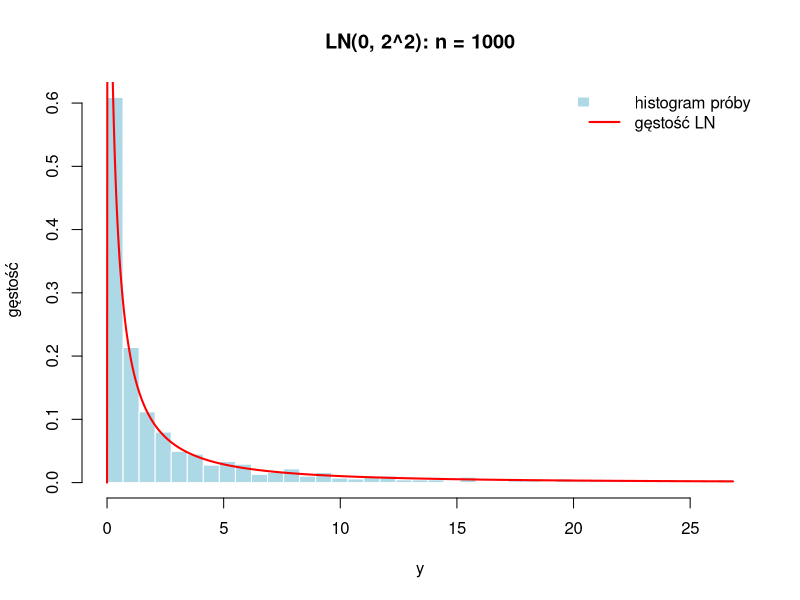
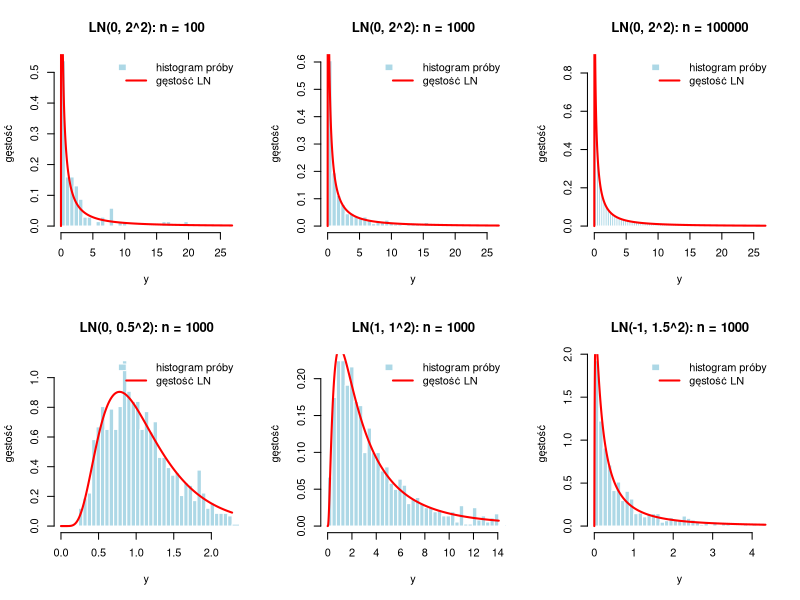

Write the R code that produced these figures, in order.
# ------------------------------------------------------------
# Wygeneruj próbę 1000-elementową: x_1, ..., x_1000 z rozkładu normalnego 
# X ~ N(0, 2^2). Dla każdej z wygenerowanych wartości oblicz: 
# y_i = exp(x_i), i = 1, ..., 1000. Narysuj na jednym rysunku histogram 
# danych y_1, ..., y_1000 oraz wykres gęstości rozkładu log-normalnego LN(0, 2^2). 
# Poeksperymentuj z innymi parametrami i długościami prób.
# ------------------------------------------------------------

set.seed(123)

rysuj_lognormal <- function(n = 1000, mu = 0, sigma = 2, k = 40, p_ucieto = 0.95) {
  
  # rnorm przyjmuje odchylenie standardowe, nie wariancję
  x <- rnorm(n, mean = mu, sd = sigma)
  y <- exp(x)
  
  # Rozkład log-normalny ma bardzo ciężki prawy ogon, więc oś X ucinamy
  # na kwantylu teoretycznym (p_ucieto), a ostatni przedział histogramu
  # obejmuje resztę obserwacji (słupki o różnej szerokości,
  # freq = FALSE zapewnia poprawną skalę gęstości).
  granica <- qlnorm(p_ucieto, meanlog = mu, sdlog = sigma)
  breaks  <- c(seq(0, granica, length.out = k), max(y, granica) + 1)
  
  hist(y,
       breaks = breaks,
       freq   = FALSE,
       xlim   = c(0, granica),
       col    = "lightblue",
       border = "white",
       main   = sprintf("LN(%g, %g^2): n = %d", mu, sigma, n),
       xlab   = "y",
       ylab   = "gęstość")
  
  # 3. Teoretyczna gęstość rozkładu log-normalnego
  curve(dlnorm(x, meanlog = mu, sdlog = sigma),
        from = 1e-6, to = granica,
        n = 1000, add = TRUE, col = "red", lwd = 2)
  
  legend("topright",
         legend = c("histogram próby", "gęstość LN"),
         fill   = c("lightblue", NA),
         border = c("white", NA),
         lty    = c(NA, 1), lwd = c(NA, 2),
         col    = c(NA, "red"),
         bty    = "n")
  
  invisible(y)
}

# n = 1000, X ~ N(0, 2^2)
rysuj_lognormal(n = 1000, mu = 0, sigma = 2)

# Eksperymenty
op <- par(mfrow = c(2, 3))

rysuj_lognormal(n = 100,    mu = 0, sigma = 2)
rysuj_lognormal(n = 1000,   mu = 0, sigma = 2)
rysuj_lognormal(n = 100000, mu = 0, sigma = 2, k = 80)

rysuj_lognormal(n = 1000, mu = 0, sigma = 0.5)
rysuj_lognormal(n = 1000, mu = 1, sigma = 1)
rysuj_lognormal(n = 1000, mu = -1, sigma = 1.5)

par(op)
